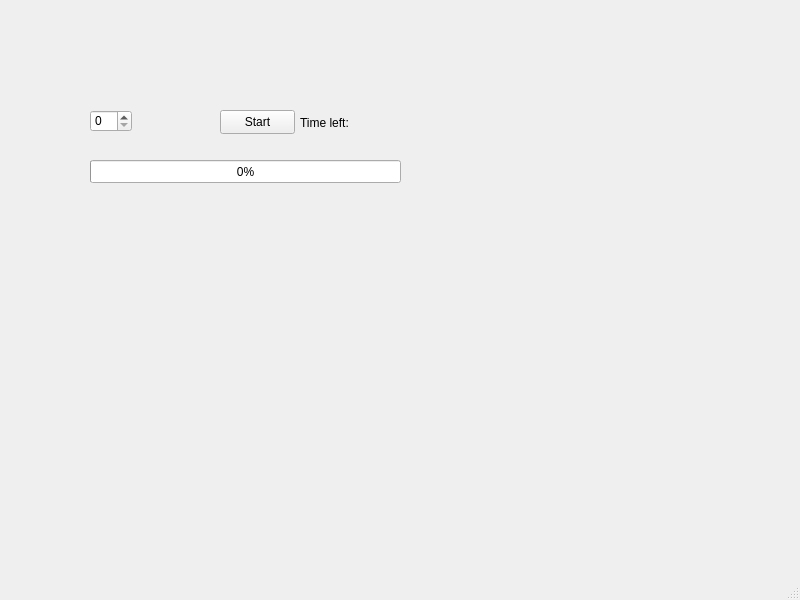
<?xml version="1.0" encoding="UTF-8"?>
<ui version="4.0">
 <class>CountdownTimer</class>
 <widget class="QMainWindow" name="CountdownTimer">
  <property name="geometry">
   <rect>
    <x>0</x>
    <y>0</y>
    <width>800</width>
    <height>600</height>
   </rect>
  </property>
  <property name="windowTitle">
   <string>CountdownTimer</string>
  </property>
  <widget class="QWidget" name="centralwidget">
   <widget class="QLabel" name="label">
    <property name="geometry">
     <rect>
      <x>300</x>
      <y>107</y>
      <width>151</width>
      <height>31</height>
     </rect>
    </property>
    <property name="text">
     <string>Time left:</string>
    </property>
   </widget>
   <widget class="QPushButton" name="startButton">
    <property name="geometry">
     <rect>
      <x>220</x>
      <y>110</y>
      <width>75</width>
      <height>24</height>
     </rect>
    </property>
    <property name="text">
     <string>Start</string>
    </property>
   </widget>
   <widget class="QSpinBox" name="timeInput">
    <property name="geometry">
     <rect>
      <x>90</x>
      <y>110</y>
      <width>42</width>
      <height>22</height>
     </rect>
    </property>
   </widget>
   <widget class="QProgressBar" name="progressBar">
    <property name="geometry">
     <rect>
      <x>90</x>
      <y>160</y>
      <width>311</width>
      <height>23</height>
     </rect>
    </property>
    <property name="value">
     <number>0</number>
    </property>
   </widget>
  </widget>
  <widget class="QMenuBar" name="menubar">
   <property name="geometry">
    <rect>
     <x>0</x>
     <y>0</y>
     <width>800</width>
     <height>22</height>
    </rect>
   </property>
  </widget>
  <widget class="QStatusBar" name="statusbar"/>
 </widget>
 <resources/>
 <connections/>
</ui>
